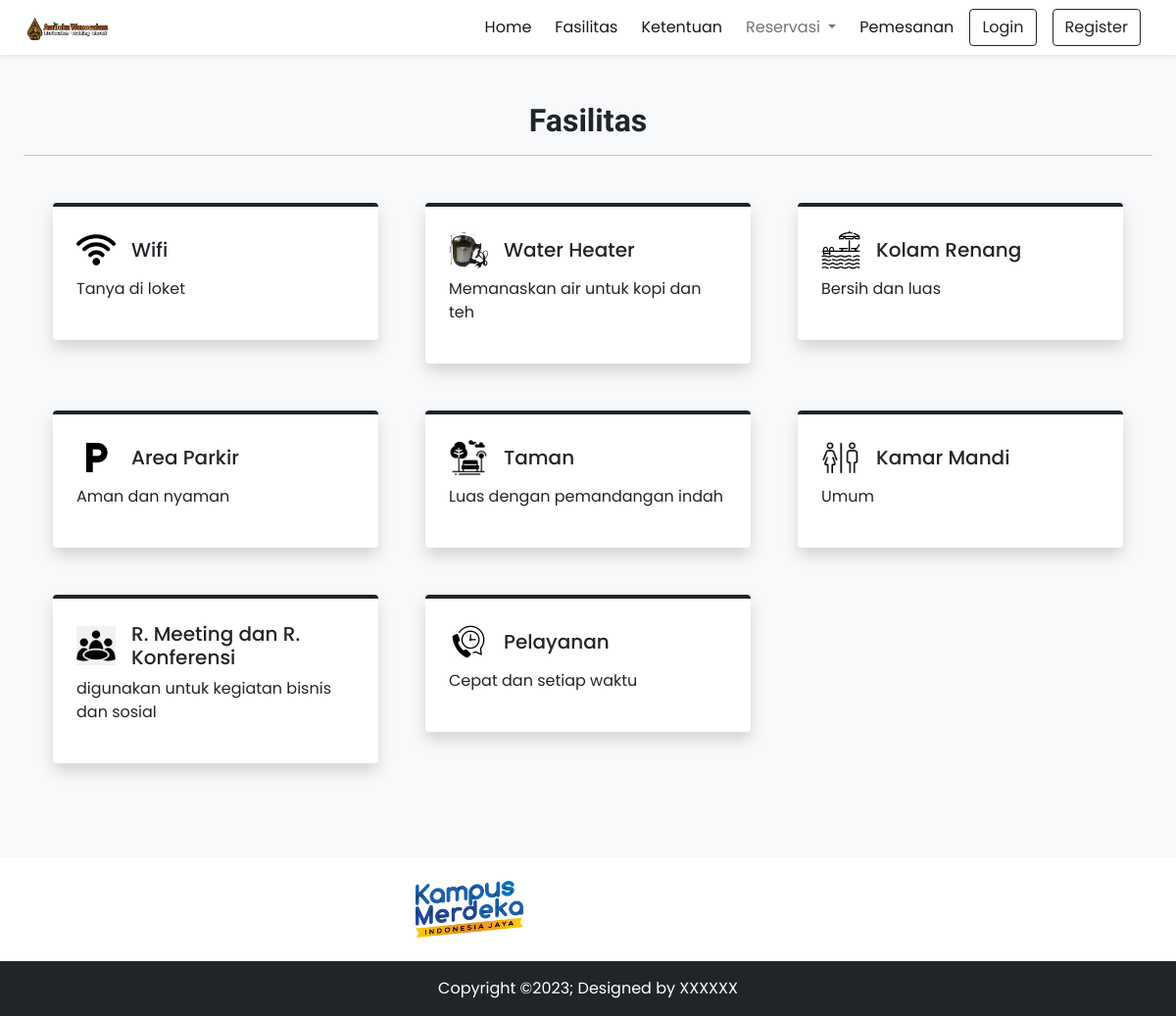
Page /fasilitas.php on the committed database.
### tables this page shows
CREATE TABLE `facility` (
  `id` int(11) NOT NULL,
  `picture` varchar(191) NOT NULL,
  `name` varchar(191) NOT NULL,
  `description` varchar(191) NOT NULL,
  `isGeneral` tinyint(1) NOT NULL DEFAULT 1
);

### app/core/Database.php (called while the page is built, shortened)
<?php
class Database
{
    private $host = DB_HOST;
    private $user = DB_USER;
    private $pass = DB_PASS;
    private $db_name = DB_NAME;
    private $dbh;
    private $stmt;
    public function __construct()
    {
        $dsn = 'mysql:host=' . $this->host . ';dbname=' . $this->db_name;
        $option = [
            PDO::ATTR_PERSISTENT => true,
            PDO::ATTR_ERRMODE => PDO::ERRMODE_EXCEPTION
        ];
        try {
            $this->dbh = new PDO($dsn, $this->user, $this->pass, $option);
        } catch (PDOException $e) {
            die($e->getMessage());
        }
    }
    public function query($query)
    {
        $this->stmt = $this->dbh->prepare($query);
    }
    public function bind($param, $value, $type = null)
    {
        if (is_null($type)) {
            switch (true) {
                case is_int($value):
                    $type = PDO::PARAM_INT;
                    break;
            }
        }
        $this->stmt->bindValue($param, $value, $type);
    }
    public function execute()
    {
        $this->stmt->execute();
    }
    public function resultSet()
    {
        $this->execute();
        return $this->stmt->fetchAll(PDO::FETCH_ASSOC);
    }
}

### app/model/Facility.php (called while the page is built, shortened)
<?php
class Facility
{
    private $db;
    public function __construct()
    {
        $this->db = new Database;
    }
    public function getFacilityByPublicity($isGeneral)
    {
        $q = 'SELECT * FROM facility WHERE isGeneral = ?';
        $this->db->query($q);
        $this->db->bind(1, $isGeneral);
        $res = $this->db->resultSet();
        return $res;
    }
}

### fasilitas.php (the view, shortened to what this page needs)
<!DOCTYPE html>
<html lang="en">
<head>
    <?php require('inc/links.php'); ?>
</head>
<body class="bg-light">
    <?php require('inc/header.php');
    $facility = new Facility();
    $facilties = $facility->getFacilityByPublicity(1);
    ?>
    <div class="my-5 px-4">
        <h2 class="fw-bold h-font text-center">Fasilitas</h2>
        <hr>
    </div>
    <div class="container">
        <div class="row">
            <?php foreach ($facilties as $r): ?>
                <div class='col-lg-4 col-md-6 mb-5 px-4'>
                    <div class='bg-white rounded shadow p-4 border-top border-4 border-dark pop'>
                        <div class='d-flex align-items-center mb-2'>
                            <img src='assets/images/facility/<?= $r['picture'] ?>' alt='<?= $r['name'] ?>' height='40px'>
                            <h5 class='m-0 ms-3'>
                                <?= $r['name'] ?>
                            </h5>
                        </div>
                        <p>
                            <?= $r['description'] ?>
                        </p>
                    </div>
                </div>
            <?php endforeach; ?>
        </div>
    </div>
    <?php require('inc/footer.php'); ?>
</body>
</html>

### assets/css/common.css (style rules this page uses)
:root { --teal: #2ec1ac; --teal_hover: #279e8c; }
* { font-family: "Poppins", sans-serif; }
.h-font { font-family: "Merienda", cursive; }

### rows in the picture
facility: picture (picture), name "Wifi", description "Tanya di loket"
facility: picture (picture), name "Water Heater", description "Memanaskan air untuk kopi dan teh"
facility: picture (picture), name "Kolam Renang", description "Bersih dan luas"
facility: picture (picture), name "Area Parkir", description "Aman dan nyaman"
facility: picture (picture), name "Taman", description "Luas dengan pemandangan indah"
facility: picture (picture), name "Kamar Mandi", description "Umum"
facility: picture (picture), name "R. Meeting dan R. Konferensi", description "digunakan untuk kegiatan bisnis dan sosial"
facility: picture (picture), name "Pelayanan", description "Cepat dan setiap waktu"
